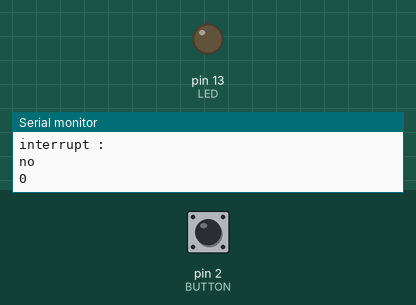
Recording of a sketch running on a simulated Arduino Uno, built with avr-gcc and run on an emulated ATmega328P. Parts: output pins drawn as LEDs (lit = HIGH), the last lines printed to the serial monitor. Inputs (shaded band) come from the test bench; at power-on: pin 2 (BUTTON) HIGH.

Above: at 1.2 s.
1.3 s: pin 2 (BUTTON) pulled LOW for 0.15 s
At 2.2 s:
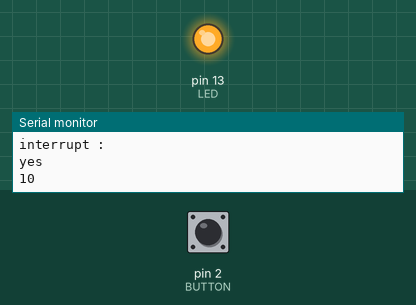
Timing chart, 0 to 4.3 s (numbered marks = the images above; inputs shaded):
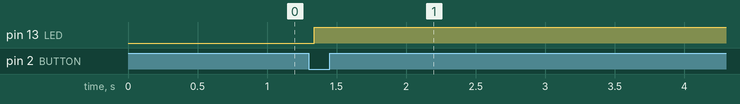

Measured:
- after the input at 1.3 s, pin 13 (LED): LOW → HIGH at once

The sketch:

sketch_jan10a.ino
```cpp
const byte LED = 13;
const byte BUTTON = 2;
int time=0;
int ledState=LOW;
long previousMillis = 0;
long interval = 200;
volatile int interr = 0;
volatile  int i=0;

// Interrupt Service Routine (ISR)
void pinChange ()
{
int j = 0;
int dum = 0;
  interr = 1;
  for(i=0;i<10; i++){
//    for(j=0;j<100000;j++){
//      dum = dum +1;
//    }
     digitalWrite(LED, ledState);
     if(ledState==LOW){
      ledState=HIGH;}
     else{
      ledState=LOW;
     }
  };
//    unsigned long currentMillis = millis();
// while(i<10){
//    if(currentMillis - previousMillis > interval) {
//    // save the last time you blinked the LED
//    previousMillis = currentMillis;
//
//    // if the LED is off turn it on and vice-versa:
//
//     digitalWrite(LED, HIGH);
//     delayMicroseconds(6000);
//     digitalWrite(LED, LOW);
//    // set the LED with the ledState of the variable:
//
//
//  }
//  i++;
// }

}  // end of pinChange


void setup ()
{
  pinMode (LED, OUTPUT);  // so we can update the LED
  digitalWrite (BUTTON, HIGH);  // internal pull-up resistor
  attachInterrupt (0, pinChange, CHANGE);  // attach interrupt handler
  Serial.begin(9600);
}  // end of setup

void loop ()
{
  Serial.println("interrupt : ");
  if(interr == 1){
    interr=0;
    Serial.println("yes");
    Serial.println(i,DEC);
    i=0;
  }
  else{
     Serial.println("no");
     Serial.println(i,DEC);
  }
  delay(1000);
 // time = millis();
 // Serial.println("stuff ");
  // delay(3000);
 /* time = millis()-time;
  //prints time since program started
  Serial.println(time);*/

}
```
